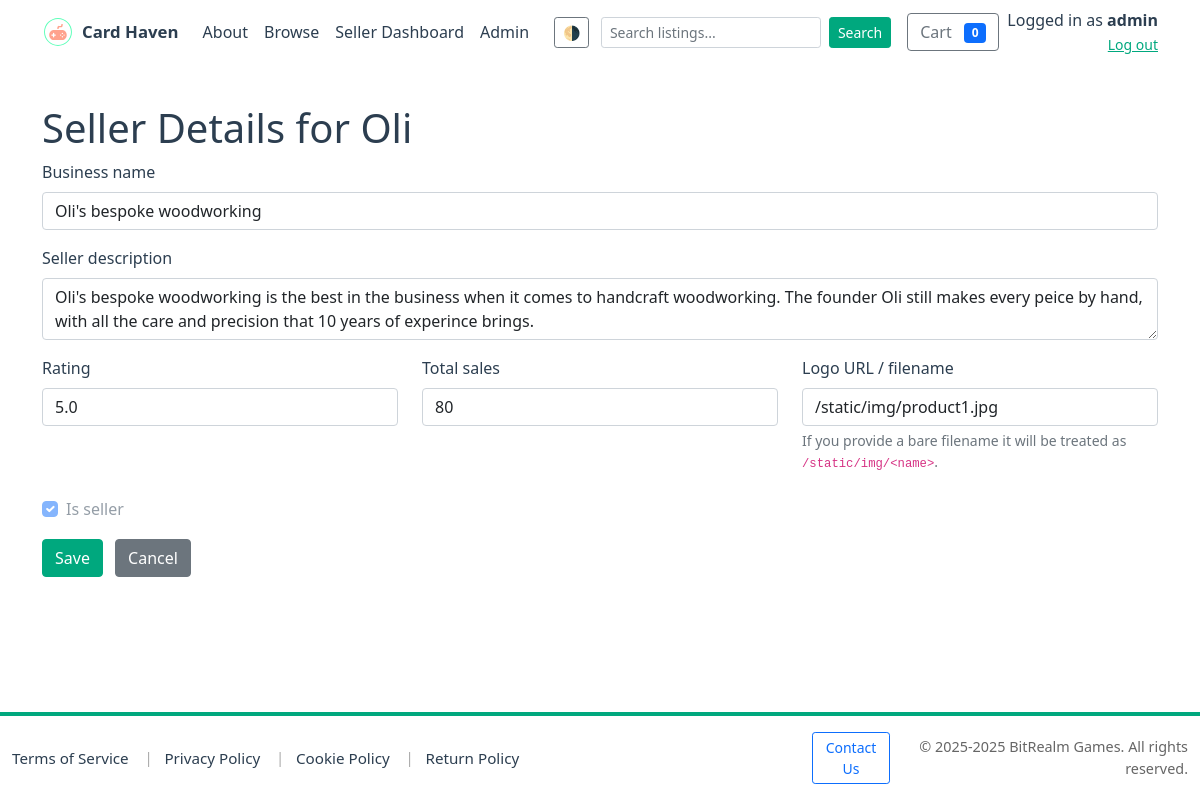
/admin/users/6/seller (signed in), run on an earlier commit of the app's database.
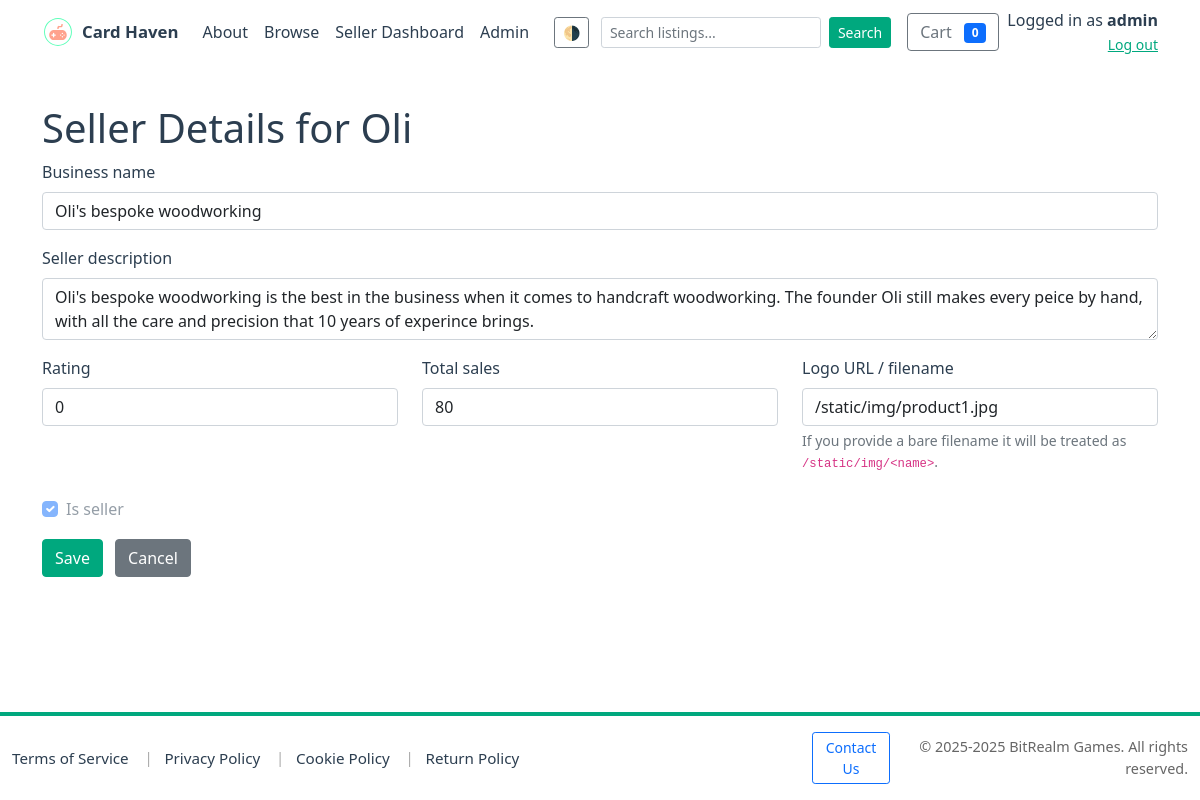
And on a later commit of the database.
### models.py (models this page shows, shortened)
class User(db.Model):
    __tablename__ = 'users'
    id = db.Column(db.Integer, primary_key=True)
    username = db.Column(db.String(150), unique=True, nullable=False)
    email = db.Column(db.String(255), unique=True, nullable=False)
    password_hash = db.Column(db.String(255), nullable=False)
    is_admin = db.Column(db.Boolean, default=False)
    is_seller = db.Column(db.Boolean, default=False)
    business_name = db.Column(db.String(255))
    seller_description = db.Column(db.Text)
    rating = db.Column(db.Float, default=0.0)
    total_sales = db.Column(db.Integer, default=0)
    logo_url = db.Column(db.String(512))
    created_at = db.Column(db.DateTime, default=datetime.utcnow)
    products = db.relationship('Product', back_populates='seller', lazy='dynamic')
    orders = db.relationship('Order', back_populates='buyer', lazy='dynamic')

### app.py (the view, shortened to what this page needs)
@app.route('/admin/users/<int:user_id>/seller', methods=['GET', 'POST'])
@admin_required
def admin_edit_seller(user_id):
    conn = get_db_connection()
    cur = conn.cursor()
    cur.execute("SELECT id, username, business_name, seller_description, rating, total_sales, is_seller, logo_url FROM users WHERE id = ?", (user_id,))
    u = cur.fetchone()
    if not u:
        conn.close()
        flash("User not found.")
        return redirect(url_for('admin_users'))
    conn.close()
    return render_template('admin/seller_form.html', user=u)

### app.py (called while the page is built)
def get_db_connection(path=DB_PATH):
    conn = sqlite3.connect(path)
    conn.row_factory = sqlite3.Row
    conn.execute("PRAGMA foreign_keys = ON;")
    return conn

@app.after_request
def set_security_headers(response):
    response.headers.setdefault('X-Frame-Options', 'SAMEORIGIN')
    response.headers.setdefault('X-Content-Type-Options', 'nosniff')
    response.headers.setdefault('Referrer-Policy', 'no-referrer-when-downgrade')
    if 'SSL_ENABLED' in globals() and SSL_ENABLED:
        response.headers.setdefault('Strict-Transport-Security', 'max-age=63072000; includeSubDomains; preload')
    return response

### templates/admin/seller_form.html (shortened to what this page needs)
<!doctype html>
<html lang="en">
<head>
  {% include 'head_includes.html' %}
</head>
<body>
  {% include 'navbar.html' %}
  <div class="container my-4">
    <h1>Seller Details for {{ user['username'] }}</h1>
    <form method="post">
      <div class="mb-3">
        <label class="form-label">Business name</label>
        <input name="business_name" class="form-control" value="{{ user['business_name'] or '' }}">
      </div>
      <div class="mb-3">
        <label class="form-label">Seller description</label>
        <textarea name="seller_description" class="form-control">{{ user['seller_description'] or '' }}</textarea>
      </div>
      <div class="row">
        <div class="col-md-4 mb-3">
          <label class="form-label">Rating</label>
          <input name="rating" class="form-control" value="{{ user['rating'] or 0 }}">
        </div>
        <div class="col-md-4 mb-3">
          <label class="form-label">Total sales</label>
          <input name="total_sales" class="form-control" value="{{ user['total_sales'] or 0 }}">
        </div>
        <div class="col-md-4 mb-3">
          <label class="form-label">Logo URL / filename</label>
          <input name="logo_url" class="form-control" value="{{ user['logo_url'] or '' }}" placeholder="/static/img/logo.png or logo.png or https://...">
          <div class="form-text">If you provide a bare filename it will be treated as <code>/static/img/&lt;name&gt;</code>.</div>
        </div>
        <div class="col-md-4 mb-3 align-self-end">
          <div class="form-check mt-2">
            <input class="form-check-input" type="checkbox" id="is_seller" name="is_seller" {% if user['is_seller'] %}checked{% endif %} disabled>
            <label class="form-check-label" for="is_seller">Is seller</label>
          </div>
        </div>
      </div>
      <button class="btn btn-primary">Save</button>
      <a href="{{ url_for('admin_users') }}" class="btn btn-secondary ms-2">Cancel</a>
    </form>
  </div>
  {% include 'footer.html' %}
</body>
</html>

What changed in the data, as far as the page shows it:
changed User "Oli": rating "5.0" → "0"
